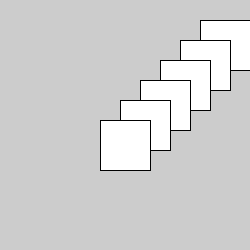
Frame 1 (no input)
Frame 2 (the mouse pressed at the canvas centre, redrawn once): identical to frame 1, image omitted

The Processing sketch that drew this single still picture (run headless with seeded random() and noise(); the mouse was pressed at the canvas centre and the sketch redrawn once):

// Processing sketch: Exercise_21_1
// ── Exercise_21_1.pde
//1. Write a function to draw a shape to the screen multiple times, each at a
//different position.

void setup() { 
  size(250, 250);
  smooth();
  noLoop();
}

void draw() { 
  square(200, 20);
 square(180, 40);
  square(160, 60);
  square(140, 80);
  square(120, 100);
  square(100, 120);
}

void square(int x, int y) {
  fill(255);
  rect (x, y, 50, 50);
}
